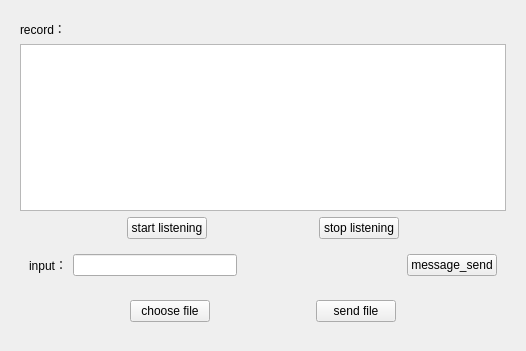
<?xml version="1.0" encoding="UTF-8"?>
<ui version="4.0">
 <class>Server</class>
 <widget class="QWidget" name="Server">
  <property name="geometry">
   <rect>
    <x>0</x>
    <y>0</y>
    <width>526</width>
    <height>351</height>
   </rect>
  </property>
  <property name="windowTitle">
   <string>Form</string>
  </property>
  <layout class="QVBoxLayout" name="verticalLayout_2">
   <item>
    <widget class="QWidget" name="widget" native="true">
     <layout class="QVBoxLayout" name="verticalLayout">
      <item>
       <widget class="QLabel" name="label">
        <property name="text">
         <string>record：</string>
        </property>
       </widget>
      </item>
      <item>
       <widget class="QTextEdit" name="S_record"/>
      </item>
      <item>
       <layout class="QHBoxLayout" name="horizontalLayout_3">
        <item>
         <spacer name="horizontalSpacer_3">
          <property name="orientation">
           <enum>Qt::Horizontal</enum>
          </property>
          <property name="sizeHint" stdset="0">
           <size>
            <width>40</width>
            <height>20</height>
           </size>
          </property>
         </spacer>
        </item>
        <item>
         <widget class="QPushButton" name="start_listen">
          <property name="text">
           <string>start listening</string>
          </property>
         </widget>
        </item>
        <item>
         <spacer name="horizontalSpacer_4">
          <property name="orientation">
           <enum>Qt::Horizontal</enum>
          </property>
          <property name="sizeHint" stdset="0">
           <size>
            <width>40</width>
            <height>20</height>
           </size>
          </property>
         </spacer>
        </item>
        <item>
         <widget class="QPushButton" name="stop_listen">
          <property name="text">
           <string>stop listening</string>
          </property>
         </widget>
        </item>
        <item>
         <spacer name="horizontalSpacer_5">
          <property name="orientation">
           <enum>Qt::Horizontal</enum>
          </property>
          <property name="sizeHint" stdset="0">
           <size>
            <width>40</width>
            <height>20</height>
           </size>
          </property>
         </spacer>
        </item>
       </layout>
      </item>
      <item>
       <widget class="QWidget" name="widget_2" native="true">
        <layout class="QHBoxLayout" name="horizontalLayout_2">
         <item>
          <widget class="QLabel" name="label_2">
           <property name="text">
            <string>input：</string>
           </property>
          </widget>
         </item>
         <item>
          <widget class="QLineEdit" name="s_input"/>
         </item>
         <item>
          <spacer name="horizontalSpacer_2">
           <property name="orientation">
            <enum>Qt::Horizontal</enum>
           </property>
           <property name="sizeHint" stdset="0">
            <size>
             <width>163</width>
             <height>20</height>
            </size>
           </property>
          </spacer>
         </item>
         <item>
          <widget class="QPushButton" name="msg_send">
           <property name="text">
            <string>message_send</string>
           </property>
          </widget>
         </item>
        </layout>
       </widget>
      </item>
      <item>
       <widget class="QWidget" name="widget_3" native="true">
        <layout class="QHBoxLayout" name="horizontalLayout">
         <item>
          <spacer name="horizontalSpacer_6">
           <property name="orientation">
            <enum>Qt::Horizontal</enum>
           </property>
           <property name="sizeHint" stdset="0">
            <size>
             <width>93</width>
             <height>20</height>
            </size>
           </property>
          </spacer>
         </item>
         <item>
          <widget class="QPushButton" name="select_f">
           <property name="text">
            <string>choose file</string>
           </property>
          </widget>
         </item>
         <item>
          <spacer name="horizontalSpacer">
           <property name="orientation">
            <enum>Qt::Horizontal</enum>
           </property>
           <property name="sizeHint" stdset="0">
            <size>
             <width>93</width>
             <height>20</height>
            </size>
           </property>
          </spacer>
         </item>
         <item>
          <widget class="QPushButton" name="send_f">
           <property name="text">
            <string>send file</string>
           </property>
          </widget>
         </item>
         <item>
          <spacer name="horizontalSpacer_7">
           <property name="orientation">
            <enum>Qt::Horizontal</enum>
           </property>
           <property name="sizeHint" stdset="0">
            <size>
             <width>93</width>
             <height>20</height>
            </size>
           </property>
          </spacer>
         </item>
        </layout>
       </widget>
      </item>
     </layout>
    </widget>
   </item>
  </layout>
 </widget>
 <resources/>
 <connections/>
</ui>
